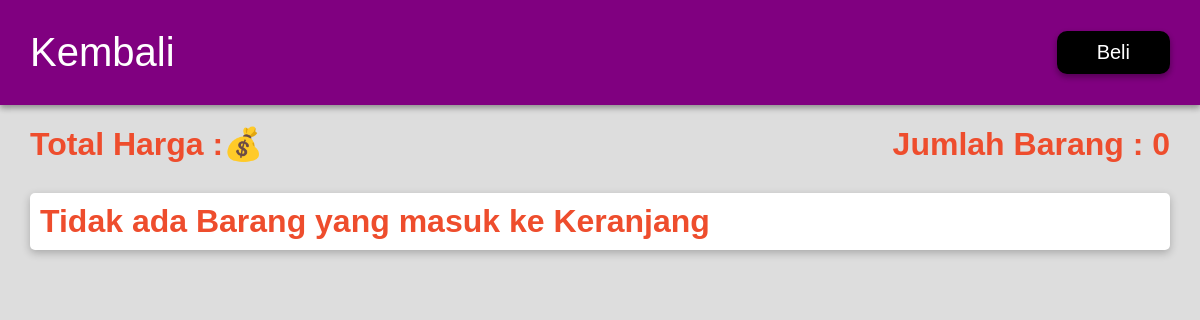
Page /keranjang.php (signed in) on the earlier database version.
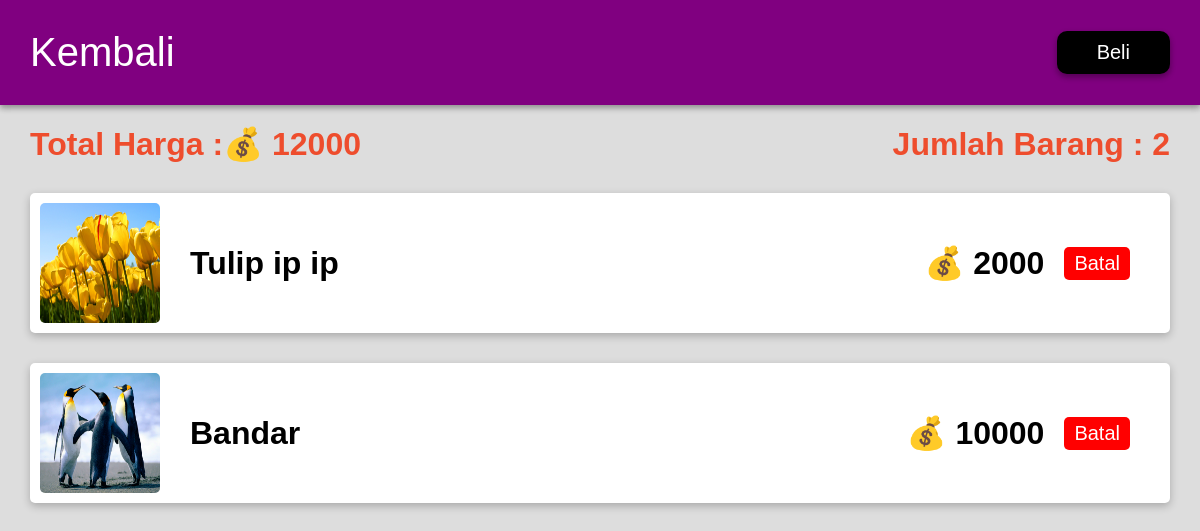
Same page on the later database version.
### tables this page shows
CREATE TABLE `keranjang` (
  `id_produk` int(11) DEFAULT NULL,
  `user` varchar(50) DEFAULT NULL
);

CREATE TABLE `produk` (
  `id` int(11) NOT NULL,
  `produk` varchar(50) DEFAULT NULL,
  `keterangan` varchar(200) DEFAULT NULL,
  `harga` int(11) DEFAULT NULL,
  `img` varchar(50) DEFAULT NULL,
  `kategori` varchar(50) DEFAULT NULL
);

### fungsi.php (called while the page is built, shortened)
<?php
$conn = mysqli_connect('localhost','root','','shop');
function ambil($query){
    global $conn;
    $result = mysqli_query($conn,$query);
    $rows = [];
    while($row = mysqli_fetch_assoc($result) ){
        $rows[] = $row;
    }
    return $rows;
}
?>

### keranjang.php (the view, shortened to what this page needs)
<?php
require 'fungsi.php';
$id_user = $_SESSION["user"];
$user = ambil("SELECT * FROM user WHERE id = '$id_user' ")[0];
$user_name = $user["nama"];
$keranjang = ambil("SELECT * FROM produk INNER JOIN keranjang ON keranjang.id_produk = produk.id WHERE keranjang.user = '$user_name' ");
$totalHarga =
ambil("SELECT SUM(harga),COUNT(produk) FROM produk INNER JOIN keranjang ON keranjang.id_produk = produk.id WHERE keranjang.user = '$user_name' ")[0];
?>
<!DOCTYPE html>
<html lang="en">
<head>
    <link rel="stylesheet" href="css/keranjang.css">
</head>
<body>
<div class="navbar">
        <a href="profil.php" class="kembali"><h1>Kembali</h1></a>
        <ul>
            <?php if($_SESSION["login"] === true) : ?>
                <li class="beli"><a href="Beli.php">Beli</a></li>
            <?php endif ; ?>
        </ul>
</div>
        <div class="data">
            <h1 class="totalHarga">Total Harga :💰 <?= $totalHarga["SUM(harga)"] ?></h1>
            <h1 class="totalHarga">Jumlah Barang : <?= $totalHarga["COUNT(produk)"] ?> </h1>
        </div>
        <ul><form action="" method="post">
            <?php if(empty($keranjang) ) : ?>
                <li>
                <div class="produk">
                     <div class="kiri">
                        <h1>Tidak ada Barang yang masuk ke Keranjang</h1>
                     </div>
                </div>
            </li>
            <?php endif ; ?>
            <?php foreach($keranjang as $keranjangnya) : ?>
            <li>
                <a href="produk.php?id=<?= $keranjangnya["id_produk"] ?>" >
                <div class="produk">
                     <div class="kiri">
                        <img src="img/<?= $keranjangnya["img"] ?>" alt="gambar">
                        <h1><?= $keranjangnya["produk"] ?></h1>
                     </div>
                    <div class="kanan">
                        <h1>💰 <?= $keranjangnya["harga"] ?></h1>
                        <a class="hapus" href="hapusKeranjang.php?id_produk=<?= $keranjangnya["id_produk"] ?>">Batal</a>
                    </div>
                </div>
               </a>
            </li>
            <?php endforeach ; ?>
            </form>
        </ul>

Differences in the rows shown:
added keranjang: id_produk.img (picture), id_produk.produk "Tulip ip ip", id_produk.harga "2000"
added keranjang: id_produk.img (picture), id_produk.produk "Bandar", id_produk.harga "10000"
Other differences:
$totalHarga["SUM(harga)"]: (not shown) → "12000"
$totalHarga["COUNT(produk)"]: "0" → "2"
text no longer shown: "Tidak ada Barang yang masuk ke Keranjang"
